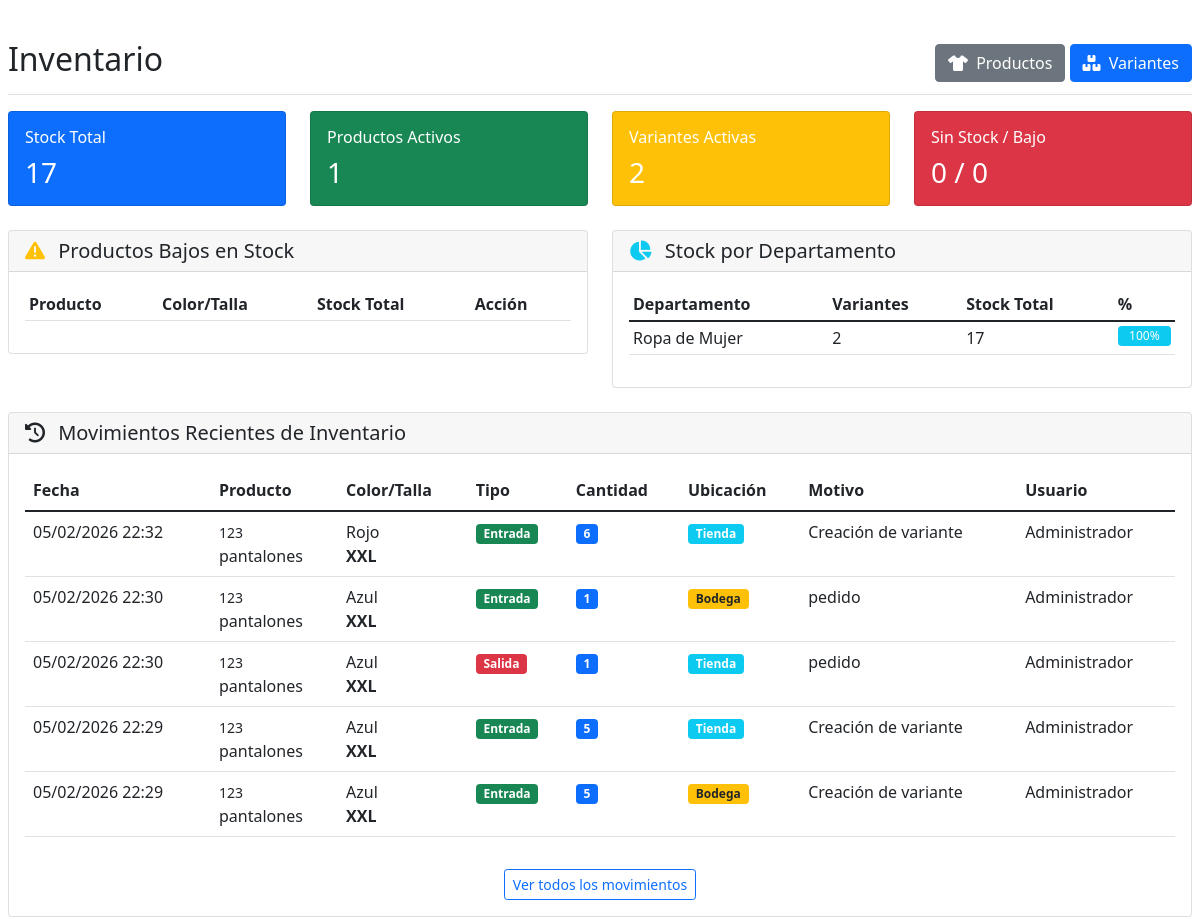
The app's page /modules/mod2/inventario.php?embedded=1 (signed in) with its own data.
### tables this page shows
CREATE TABLE `inventario_movimientos` (
  `id_movimiento` int(11) NOT NULL,
  `id_producto_variante` int(11) NOT NULL,
  `tipo_movimiento` enum('entrada','salida','ajuste') NOT NULL,
  `cantidad` int(11) NOT NULL,
  `ubicacion` enum('tienda','bodega') NOT NULL,
  `motivo` varchar(255) DEFAULT NULL,
  `id_usuario` int(11) DEFAULT NULL,
  `fecha_movimiento` datetime DEFAULT current_timestamp()
);

CREATE TABLE `productos_raiz` (
  `id_raiz` int(11) NOT NULL,
  `codigo` varchar(50) NOT NULL,
  `nombre` varchar(200) NOT NULL,
  `descripcion` text DEFAULT NULL,
  `id_departamento` int(11) NOT NULL,
  `id_marca` int(11) DEFAULT NULL,
  `tipo_ropa` varchar(100) DEFAULT NULL,
  `precio_compra` decimal(10,2) DEFAULT NULL,
  `precio_venta` decimal(10,2) NOT NULL,
  `etiqueta` enum('oferta','nuevo','reingreso') DEFAULT 'nuevo',
  `es_ajitos` tinyint(1) DEFAULT 0,
  `activo` tinyint(1) DEFAULT 1,
  `fecha_creacion` datetime DEFAULT current_timestamp()
);

CREATE TABLE `productos_variantes` (
  `id_variante` int(11) NOT NULL,
  `id_producto_raiz` int(11) NOT NULL,
  `color` varchar(50) NOT NULL,
  `talla` varchar(20) NOT NULL,
  `stock_tienda` int(11) DEFAULT 0,
  `stock_bodega` int(11) DEFAULT 0,
  `precio_venta` decimal(10,2) DEFAULT NULL,
  `sku` varchar(100) DEFAULT NULL,
  `activo` tinyint(1) DEFAULT 1
);

CREATE TABLE `usuarios` (
  `id_usuario` int(11) NOT NULL,
  `username` varchar(50) NOT NULL,
  `password` varchar(255) NOT NULL,
  `email` varchar(100) DEFAULT NULL,
  `id_rol` int(11) NOT NULL,
  `nombre` varchar(100) NOT NULL,
  `apellido` varchar(100) NOT NULL,
  `dpi` varchar(13) DEFAULT NULL,
  `telefono` varchar(20) DEFAULT NULL,
  `fecha_registro` datetime DEFAULT current_timestamp(),
  `ultimo_login` datetime DEFAULT NULL,
  `activo` tinyint(1) DEFAULT 1
);

### modules/mod2/inventario.php (the view, shortened to what this page needs)
<?php
$database = new Database();
$db = $database->getConnection();
$stats_query = "SELECT
                SUM(stock_tienda + stock_bodega) as total_stock,
                COUNT(DISTINCT pv.id_producto_raiz) as total_productos,
                COUNT(*) as total_variantes,
                SUM(CASE WHEN (stock_tienda + stock_bodega) = 0 THEN 1 ELSE 0 END) as sin_stock,
                SUM(CASE WHEN (stock_tienda + stock_bodega) < 5 THEN 1 ELSE 0 END) as stock_bajo
                FROM productos_variantes pv
                INNER JOIN productos_raiz pr ON pv.id_producto_raiz = pr.id_raiz
                WHERE pv.activo = 1 AND pr.activo = 1";
$stats_stmt = $db->prepare($stats_query);
$stats_stmt->execute();
$stats = $stats_stmt->fetch(PDO::FETCH_ASSOC);
$movimientos_query = "SELECT im.*, pv.color, pv.talla, pr.codigo, pr.nombre as producto_nombre,
                      u.nombre as usuario_nombre
                      FROM inventario_movimientos im
                      INNER JOIN productos_variantes pv ON im.id_producto_variante = pv.id_variante
                      INNER JOIN productos_raiz pr ON pv.id_producto_raiz = pr.id_raiz
                      LEFT JOIN usuarios u ON im.id_usuario = u.id_usuario
                      ORDER BY im.fecha_movimiento DESC
                      LIMIT 20";
$movimientos_stmt = $db->prepare($movimientos_query);
$movimientos_stmt->execute();
$movimientos = $movimientos_stmt->fetchAll(PDO::FETCH_ASSOC);
$depto_stock_query = "SELECT d.nombre,
                      SUM(pv.stock_tienda + pv.stock_bodega) as total_stock,
                      COUNT(DISTINCT pv.id_variante) as total_variantes
                      FROM departamentos d
                      INNER JOIN productos_raiz pr ON d.id_departamento = pr.id_departamento
                      INNER JOIN productos_variantes pv ON pr.id_raiz = pv.id_producto_raiz
                      WHERE d.activo = 1 AND pr.activo = 1 AND pv.activo = 1
                      GROUP BY d.id_departamento
                      ORDER BY total_stock DESC";
$depto_stock_stmt = $db->prepare($depto_stock_query);
$depto_stock_stmt->execute();
$depto_stock = $depto_stock_stmt->fetchAll(PDO::FETCH_ASSOC);
?>
<!DOCTYPE html>
<html lang="es">
<head>
    <link href="https://cdn.jsdelivr.net/npm/bootstrap@5.1.3/dist/css/bootstrap.min.css" rel="stylesheet">
    <link rel="stylesheet" href="https://cdnjs.cloudflare.com/ajax/libs/font-awesome/6.0.0/css/all.min.css">
</head>
<body>
    <div class="container-fluid mt-4">
        <div class="row">
            <main class="col-12 px-2">
                <div class="d-flex justify-content-between flex-wrap flex-md-nowrap align-items-center pt-3 pb-2 mb-3 border-bottom">
                    <h1 class="h2">Inventario</h1>
                    <div>
                        <a href="productos.php" class="btn btn-secondary">
                            <i class="fas fa-tshirt me-1"></i> Productos
                        </a>
                        <a href="variantes.php" class="btn btn-primary">
                            <i class="fas fa-boxes me-1"></i> Variantes
                        </a>
                    </div>
                </div>
                <div class="row mb-4">
                    <div class="col-md-3">
                        <div class="card text-white bg-primary">
                            <div class="card-body">
                                <h6 class="card-title">Stock Total</h6>
                                <h3 class="card-text"><?php echo $stats['total_stock'] ?: 0; ?></h3>
                            </div>
                        </div>
                    </div>
                    <div class="col-md-3">
                        <div class="card text-white bg-success">
                            <div class="card-body">
                                <h6 class="card-title">Productos Activos</h6>
                                <h3 class="card-text"><?php echo $stats['total_productos'] ?: 0; ?></h3>
                            </div>
                        </div>
                    </div>
                    <div class="col-md-3">
                        <div class="card text-white bg-warning">
                            <div class="card-body">
                                <h6 class="card-title">Variantes Activas</h6>
                                <h3 class="card-text"><?php echo $stats['total_variantes'] ?: 0; ?></h3>
                            </div>
                        </div>
                    </div>
                    <div class="col-md-3">
                        <div class="card text-white bg-danger">
                            <div class="card-body">
                                <h6 class="card-title">Sin Stock / Bajo</h6>
                                <h3 class="card-text"><?php echo $stats['sin_stock'] ?: 0; ?> / <?php echo $stats['stock_bajo'] ?: 0; ?></h3>
                            </div>
                        </div>
                    </div>
                </div>
                <div class="row">
                    <div class="col-md-6 mb-4">
                        <div class="card">
                            <div class="card-header">
                                <h5 class="card-title mb-0">
                                    <i class="fas fa-exclamation-triangle text-warning me-2"></i>
                                    Productos Bajos en Stock
                                </h5>
                            </div>
                            <div class="card-body">
                                <div class="table-responsive">
                                    <table class="table table-sm">
                                        <thead>
                                            <tr>
                                                <th>Producto</th>
                                                <th>Color/Talla</th>
                                                <th>Stock Total</th>
                                                <th>Acción</th>
                                            </tr>
                                        </thead>
                                    </table>
                                </div>
                            </div>
                        </div>
                    </div>
                    <div class="col-md-6 mb-4">
                        <div class="card">
                            <div class="card-header">
                                <h5 class="card-title mb-0">
                                    <i class="fas fa-chart-pie text-info me-2"></i>
                                    Stock por Departamento
                                </h5>
                            </div>
                            <div class="card-body">
                                <div class="table-responsive">
                                    <table class="table table-sm">
                                        <thead>
                                            <tr>
                                                <th>Departamento</th>
                                                <th>Variantes</th>
                                                <th>Stock Total</th>
                                                <th>%</th>
                                            </tr>
                                        </thead>
                                        <tbody>
                                            <?php
                                                $total_stock_depto = 0;
                                                foreach ($depto_stock as $depto) {
                                                    $total_stock_depto += $depto['total_stock'];
                                                }
                                                foreach ($depto_stock as $depto):
                                                    $percentage = $total_stock_depto > 0 ? ($depto['total_stock'] / $total_stock_depto * 100) : 0;
                                            ?>
                                            <tr>
                                                <td><?php echo $depto['nombre']; ?></td>
                                                <td><?php echo $depto['total_variantes']; ?></td>
                                                <td><?php echo $depto['total_stock']; ?></td>
                                                <td>
                                                    <div class="progress" style="height: 20px;">
                                                        <div class="progress-bar bg-info" role="progressbar"
                                                             style="width: <?php echo $percentage; ?>%;"
                                                             aria-valuenow="<?php echo $percentage; ?>"
                                                             aria-valuemin="0" aria-valuemax="100">
                                                            <?php echo round($percentage, 1); ?>%
                                                        </div>
                                                    </div>
                                                </td>
                                            </tr>
                                            <?php endforeach; ?>
                                        </tbody>
                                    </table>
                                </div>
                            </div>
                        </div>
                    </div>
                </div>
                <div class="card">
                    <div class="card-header">
                        <h5 class="card-title mb-0">
                            <i class="fas fa-history me-2"></i>
                            Movimientos Recientes de Inventario
                        </h5>
                    </div>
                    <div class="card-body">
                        <div class="table-responsive">
                            <table class="table table-hover">
                                <thead>
                                    <tr>
                                        <th>Fecha</th>
                                        <th>Producto</th>
                                        <th>Color/Talla</th>
                                        <th>Tipo</th>
                                        <th>Cantidad</th>
                                        <th>Ubicación</th>
                                        <th>Motivo</th>
                                        <th>Usuario</th>
                                    </tr>
                                </thead>
                                <tbody>
                                    <?php foreach ($movimientos as $mov): ?>
                                    <tr>
                                        <td><?php echo date('d/m/Y H:i', strtotime($mov['fecha_movimiento'])); ?></td>
                                        <td>
                                            <small><?php echo $mov['codigo']; ?></small><br>
                                            <?php echo substr($mov['producto_nombre'], 0, 30); ?>
                                        </td>
                                        <td>
                                            <?php echo $mov['color']; ?><br>
                                            <strong><?php echo $mov['talla']; ?></strong>
                                        </td>
                                        <td>
                                            <?php if ($mov['tipo_movimiento'] == 'entrada'): ?>
                                                <span class="badge bg-success">Entrada</span>
                                            <?php elseif ($mov['tipo_movimiento'] == 'salida'): ?>
                                                <span class="badge bg-danger">Salida</span>
                                            <?php else: ?>
                                                <span class="badge bg-warning text-dark">Ajuste</span>
                                            <?php endif; ?>
                                        </td>
                                        <td>
                                            <span class="badge bg-primary"><?php echo $mov['cantidad']; ?></span>
                                        </td>
                                        <td>
                                            <span class="badge bg-<?php echo $mov['ubicacion'] == 'tienda' ? 'info' : 'warning text-dark'; ?>">
                                                <?php echo ucfirst($mov['ubicacion']); ?>
                                            </span>
                                        </td>
                                        <td><?php echo $mov['motivo']; ?></td>
                                        <td><?php echo $mov['usuario_nombre'] ?: 'Sistema'; ?></td>
                                    </tr>
                                    <?php endforeach; ?>
                                </tbody>
                            </table>
                        </div>
                        <div class="text-center mt-3">
                            <a href="movimientos.php" class="btn btn-sm btn-outline-primary">
                                Ver todos los movimientos
                            </a>
                        </div>
                    </div>
                </div>
            </main>
        </div>
    </div>
</body>
</html>

### records on screen
inventario_movimientos: fecha_movimiento "05/02/2026 22:32", productos_raiz.codigo "123", productos_raiz.nombre "pantalones", id_producto_variante.color "Rojo", id_producto_variante.talla "XXL", tipo_movimiento "Entrada", cantidad "6", ubicacion "Tienda", motivo "Creación de variante", id_usuario.nombre "Administrador"
inventario_movimientos: fecha_movimiento "05/02/2026 22:30", productos_raiz.codigo "123", productos_raiz.nombre "pantalones", id_producto_variante.color "Azul", id_producto_variante.talla "XXL", tipo_movimiento "Entrada", cantidad "1", ubicacion "Bodega", motivo "pedido", id_usuario.nombre "Administrador"
inventario_movimientos: fecha_movimiento "05/02/2026 22:30", productos_raiz.codigo "123", productos_raiz.nombre "pantalones", id_producto_variante.color "Azul", id_producto_variante.talla "XXL", tipo_movimiento "Salida", cantidad "1", ubicacion "Tienda", motivo "pedido", id_usuario.nombre "Administrador"
inventario_movimientos: fecha_movimiento "05/02/2026 22:29", productos_raiz.codigo "123", productos_raiz.nombre "pantalones", id_producto_variante.color "Azul", id_producto_variante.talla "XXL", tipo_movimiento "Entrada", cantidad "5", ubicacion "Tienda", motivo "Creación de variante", id_usuario.nombre "Administrador"
inventario_movimientos: fecha_movimiento "05/02/2026 22:29", productos_raiz.codigo "123", productos_raiz.nombre "pantalones", id_producto_variante.color "Azul", id_producto_variante.talla "XXL", tipo_movimiento "Entrada", cantidad "5", ubicacion "Bodega", motivo "Creación de variante", id_usuario.nombre "Administrador"

### other values on screen
$stats['total_stock'] ?: 0 "17"
$stats['total_productos'] ?: 0 "1"
$stats['total_variantes'] ?: 0 "2"
$stats['sin_stock'] ?: 0 "0"
$stats['stock_bajo'] ?: 0 "0"
$depto['nombre'] "Ropa de Mujer"
$depto['total_variantes'] "2"
$depto['total_stock'] "17"
$percentage "100"
